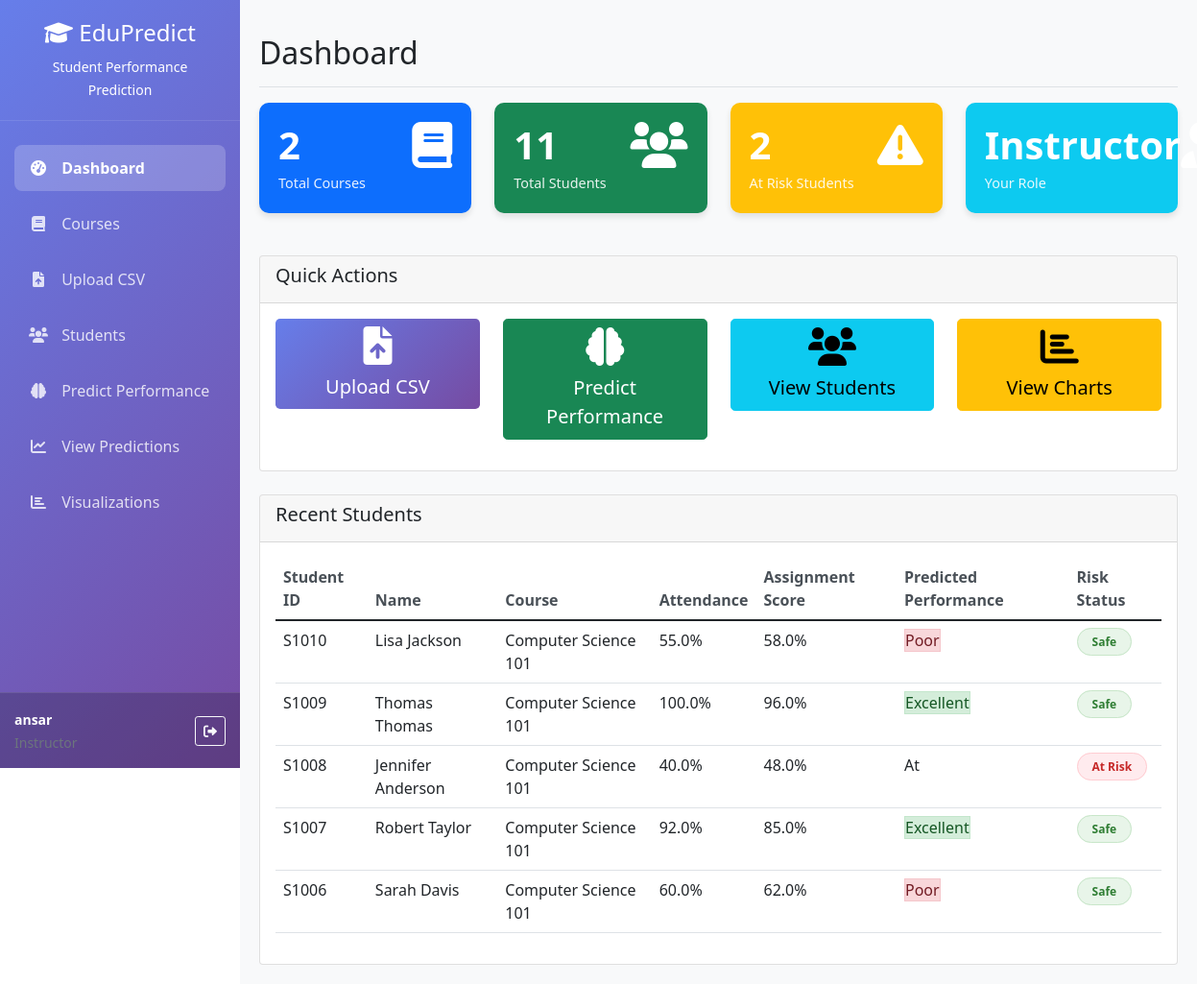
The app's page / (signed in) with its own data.
### performance_app/models.py (models this page shows, shortened)
class UserProfile(models.Model):
    ROLE_CHOICES = [
        ('admin', 'Administrator'),
        ('instructor', 'Instructor'),
        ('student', 'Student'),
    ]
    user = models.OneToOneField(User, on_delete=models.CASCADE)
    role = models.CharField(max_length=20, choices=ROLE_CHOICES, default='instructor')
    institution = models.CharField(max_length=100, blank=True)
    phone = models.CharField(max_length=15, blank=True)
    created_at = models.DateTimeField(auto_now_add=True)
    updated_at = models.DateTimeField(auto_now=True)

class Student(models.Model):
    PERFORMANCE_CHOICES = [
        ('excellent', 'Excellent (A)'),
        ('good', 'Good (B)'),
        ('average', 'Average (C)'),
        ('poor', 'Poor (D)'),
        ('at_risk', 'At Risk (F)'),
    ]
    student_id = models.CharField(max_length=20, unique=True)
    first_name = models.CharField(max_length=100)
    last_name = models.CharField(max_length=100)
    email = models.EmailField()
    course = models.ForeignKey(Course, on_delete=models.CASCADE, related_name='students')
    attendance = models.FloatField(default=100.0)  # percentage
    assignment_score = models.FloatField(default=0.0)
    quiz_score = models.FloatField(default=0.0)
    time_spent = models.FloatField(default=0.0)  # hours
    forum_posts = models.IntegerField(default=0)
    resources_viewed = models.IntegerField(default=0)
    predicted_performance = models.CharField(max_length=20, choices=PERFORMANCE_CHOICES, blank=True)
    actual_performance = models.CharField(max_length=20, choices=PERFORMANCE_CHOICES, blank=True)
    is_at_risk = models.BooleanField(default=False)
    notes = models.TextField(blank=True)
    created_at = models.DateTimeField(auto_now_add=True)
    updated_at = models.DateTimeField(auto_now=True)

class Course(models.Model):
    course_id = models.CharField(max_length=20, unique=True)
    course_name = models.CharField(max_length=200)
    instructor = models.ForeignKey(User, on_delete=models.CASCADE, related_name='courses')
    description = models.TextField(blank=True)
    start_date = models.DateField()
    end_date = models.DateField()
    created_at = models.DateTimeField(auto_now_add=True)
    class Meta:
        ordering = ['-created_at']

### performance_app/views.py (the view)
# urls.py: path('', views.dashboard, name='dashboard'),
@login_required
def dashboard(request):
    try:
        user_profile = UserProfile.objects.get(user=request.user)
    except UserProfile.DoesNotExist:
        user_profile = UserProfile.objects.create(
            user=request.user,
            role='instructor',  # Default role
            institution='',
            phone=''
        )
        messages.info(request, 'Profile created with default settings.')
    if user_profile.role == 'instructor':
        courses = Course.objects.filter(instructor=request.user)
        total_students = Student.objects.filter(course__in=courses).count()
        at_risk_students = Student.objects.filter(
            course__in=courses,
            is_at_risk=True
        ).count()
        recent_students = Student.objects.filter(
            course__in=courses
        ).order_by('-created_at')[:5]
    else:
        courses = Course.objects.all()
        total_students = Student.objects.all().count()
        at_risk_students = Student.objects.filter(is_at_risk=True).count()
        recent_students = Student.objects.all().order_by('-created_at')[:5]
    context = {
        'user_profile': user_profile,
        'total_courses': courses.count(),
        'total_students': total_students,
        'at_risk_students': at_risk_students,
        'recent_students': recent_students,
        'courses': courses,
    }
    return render(request, 'performance_app/dashboard.html', context)

### performance_app/templates/performance_app/dashboard.html (shortened to what this page needs)
{% extends 'performance_app/base.html' %}
{% block header %}Dashboard{% endblock %}
{% block content %}
<div class="row">
    <div class="col-md-3">
        <div class="stat-card bg-primary text-white">
            <div class="d-flex justify-content-between">
                <div>
                    <h3>{{ total_courses }}</h3>
                    <p>Total Courses</p>
                </div>
                <i class="fas fa-book fa-3x"></i>
            </div>
        </div>
    </div>
    <div class="col-md-3">
        <div class="stat-card bg-success text-white">
            <div class="d-flex justify-content-between">
                <div>
                    <h3>{{ total_students }}</h3>
                    <p>Total Students</p>
                </div>
                <i class="fas fa-users fa-3x"></i>
            </div>
        </div>
    </div>
    <div class="col-md-3">
        <div class="stat-card bg-warning text-white">
            <div class="d-flex justify-content-between">
                <div>
                    <h3>{{ at_risk_students }}</h3>
                    <p>At Risk Students</p>
                </div>
                <i class="fas fa-exclamation-triangle fa-3x"></i>
            </div>
        </div>
    </div>
    <div class="col-md-3">
        <div class="stat-card bg-info text-white">
            <div class="d-flex justify-content-between">
                <div>
                    <h3>{{ user_profile.role|title }}</h3>
                    <p>Your Role</p>
                </div>
                <i class="fas fa-user-tie fa-3x"></i>
            </div>
        </div>
    </div>
</div>
<div class="row mt-4">
    <div class="col-12">
        <div class="card">
            <div class="card-header">
                <h5>Quick Actions</h5>
            </div>
            <div class="card-body">
                <div class="row text-center">
                    <div class="col-md-3 mb-3">
                        <a href="{% url 'upload_csv' %}" class="btn btn-primary btn-lg w-100">
                            <i class="fas fa-file-upload fa-2x mb-2"></i><br>
                            Upload CSV
                        </a>
                    </div>
                    <div class="col-md-3 mb-3">
                        <a href="{% url 'predict_performance' %}" class="btn btn-success btn-lg w-100">
                            <i class="fas fa-brain fa-2x mb-2"></i><br>
                            Predict Performance
                        </a>
                    </div>
                    <div class="col-md-3 mb-3">
                        <a href="{% url 'students_list' %}" class="btn btn-info btn-lg w-100">
                            <i class="fas fa-users fa-2x mb-2"></i><br>
                            View Students
                        </a>
                    </div>
                    <div class="col-md-3 mb-3">
                        <a href="{% url 'visualize_data' %}" class="btn btn-warning btn-lg w-100">
                            <i class="fas fa-chart-bar fa-2x mb-2"></i><br>
                            View Charts
                        </a>
                    </div>
                </div>
            </div>
        </div>
    </div>
</div>
<div class="row mt-4">
    <div class="col-12">
        <div class="card">
            <div class="card-header">
                <h5>Recent Students</h5>
            </div>
            <div class="card-body">
                <div class="table-responsive">
                    <table class="table table-hover">
                        <thead>
                            <tr>
                                <th>Student ID</th>
                                <th>Name</th>
                                <th>Course</th>
                                <th>Attendance</th>
                                <th>Assignment Score</th>
                                <th>Predicted Performance</th>
                                <th>Risk Status</th>
                            </tr>
                        </thead>
                        <tbody>
                            {% for student in recent_students %}
                            <tr>
                                <td>{{ student.student_id }}</td>
                                <td>{{ student.first_name }} {{ student.last_name }}</td>
                                <td>{{ student.course.course_name }}</td>
                                <td>{{ student.attendance }}%</td>
                                <td>{{ student.assignment_score }}%</td>
                                <td>
                                    {% if student.predicted_performance %}
                                        <span class="performance-{{ student.predicted_performance }}">
                                            {{ student.predicted_performance|title }}
                                        </span>
                                    {% else %}
                                        <span class="text-muted">Not Predicted</span>
                                    {% endif %}
                                </td>
                                <td>
                                    {% if student.is_at_risk %}
                                        <span class="risk-badge risk-yes">At Risk</span>
                                    {% else %}
                                        <span class="risk-badge risk-no">Safe</span>
                                    {% endif %}
                                </td>
                            </tr>
                            {% empty %}
                            <tr>
                                <td colspan="7" class="text-center">No students found.</td>
                            </tr>
                            {% endfor %}
                        </tbody>
                    </table>
                </div>
            </div>
        </div>
    </div>
</div>
{% endblock %}

### performance_app/templates/performance_app/base.html (shortened to what this page needs)
<!DOCTYPE html>
<html lang="en">
<head>
    <link href="https://cdn.jsdelivr.net/npm/bootstrap@5.1.3/dist/css/bootstrap.min.css" rel="stylesheet">
    <link rel="stylesheet" href="https://cdnjs.cloudflare.com/ajax/libs/font-awesome/6.0.0/css/all.min.css">
</head>
<body>
    {% if user.is_authenticated %}
    <nav class="sidebar">
        <div class="sidebar-inner">
            <div class="sidebar-header">
                <h4><i class="fas fa-graduation-cap"></i> EduPredict</h4>
                <small>Student Performance Prediction</small>
            </div>
            <div class="sidebar-nav">
                <ul class="nav flex-column">
                    <li class="nav-item">
                        <a class="nav-link {% if request.resolver_match.url_name == 'dashboard' %}active{% endif %}"
                           href="{% url 'dashboard' %}">
                            <i class="fas fa-tachometer-alt"></i> Dashboard
                        </a>
                    </li>
                    <li class="nav-item">
                        <a class="nav-link {% if request.resolver_match.url_name in 'courses_list,add_course' %}active{% endif %}"
                           href="{% url 'courses_list' %}">
                            <i class="fas fa-book"></i> Courses
                        </a>
                    </li>
                    <li class="nav-item">
                        <a class="nav-link {% if request.resolver_match.url_name == 'upload_csv' %}active{% endif %}"
                           href="{% url 'upload_csv' %}">
                            <i class="fas fa-file-upload"></i> Upload CSV
                        </a>
                    </li>
                    <li class="nav-item">
                        <a class="nav-link {% if request.resolver_match.url_name in 'students_list,add_student,student_detail' %}active{% endif %}"
                           href="{% url 'students_list' %}">
                            <i class="fas fa-users"></i> Students
                        </a>
                    </li>
                    <li class="nav-item">
                        <a class="nav-link {% if request.resolver_match.url_name == 'predict_performance' %}active{% endif %}"
                           href="{% url 'predict_performance' %}">
                            <i class="fas fa-brain"></i> Predict Performance
                        </a>
                    </li>
                    <li class="nav-item">
                        <a class="nav-link {% if request.resolver_match.url_name == 'predictions_view' %}active{% endif %}"
                           href="{% url 'predictions_view' %}">
                            <i class="fas fa-chart-line"></i> View Predictions
                        </a>
                    </li>
                    <li class="nav-item">
                        <a class="nav-link {% if request.resolver_match.url_name == 'visualize_data' %}active{% endif %}"
                           href="{% url 'visualize_data' %}">
                            <i class="fas fa-chart-bar"></i> Visualizations
                        </a>
                    </li>
                </ul>
            </div>
            <div class="sidebar-footer">
                <div class="d-flex align-items-center justify-content-between">
                    <div>
                        <small><strong>{{ user.username }}</strong></small><br>
                        <small class="text-muted">
                            {% if user_profile %}
                                {{ user_profile.role|title }}
                            {% else %}
                                User
                            {% endif %}
                        </small>
                    </div>
                    <a href="{% url 'logout' %}" class="btn btn-sm btn-outline-light" title="Logout">
                        <i class="fas fa-sign-out-alt"></i>
                    </a>
                </div>
            </div>
        </div>
    </nav>
    <main class="main-content">
        <div class="d-flex justify-content-between flex-wrap flex-md-nowrap align-items-center pt-3 pb-2 mb-3 border-bottom">
            <h1 class="h2">{% block header %}{% endblock %}</h1>
        </div>
        {% block content %}{% endblock %}
    </main>
    {% else %}
        {% block auth_content %}{% endblock %}
    {% endif %}
</body>
</html>

### performance_app/templates/performance_app/base.html (style rules this page uses)
.sidebar { position: fixed; top: 0; left: 0; width: 250px; height: 100vh; background: linear-gradient(135deg, #667eea 0%, #764ba2 100%); color: white; overflow-y: auto; z-index: 1000; padding: 0; }
.sidebar-inner { display: flex; flex-direction: column; height: 100vh; padding: 0; }
.main-content { margin-left: 250px; padding: 20px; min-height: 100vh; background-color: #f8f9fa; }
.sidebar-header { padding: 20px; text-align: center; border-bottom: 1px solid rgba(255, 255, 255, 0.1); }
.sidebar-nav { flex: 1; padding: 20px 15px; }
.sidebar-footer { padding: 15px; background: rgba(0, 0, 0, 0.2); border-top: 1px solid rgba(255, 255, 255, 0.1); margin-top: auto; }
.sidebar .nav-link { color: rgba(255, 255, 255, 0.8); padding: 12px 15px; margin: 5px 0; border-radius: 8px; transition: all 0.3s ease; }
.sidebar .nav-link.active { color: white; background: rgba(255, 255, 255, 0.2); font-weight: 600; }
.sidebar .nav-link i { width: 20px; text-align: center; margin-right: 10px; }
.stat-card { border-radius: 10px; padding: 20px; margin-bottom: 20px; box-shadow: 0 4px 6px rgba(0, 0, 0, 0.1); transition: all 0.3s ease; border: none; }
.stat-card h3 { font-size: 2.5rem; font-weight: bold; margin-bottom: 5px; }
.stat-card p { font-size: 0.9rem; opacity: 0.9; margin-bottom: 0; }
.performance-excellent { background-color: #d4edda; color: #155724; border: 1px solid #c3e6cb; }
.performance-poor { background-color: #f8d7da; color: #721c24; border: 1px solid #f5c6cb; }
.risk-badge { padding: 5px 15px; border-radius: 20px; font-size: 12px; font-weight: bold; }
.risk-yes { background-color: #ffebee; color: #c62828; border: 1px solid #ffcdd2; }
.risk-no { background-color: #e8f5e9; color: #2e7d32; border: 1px solid #c8e6c9; }
.table th { border-top: none; font-weight: 600; color: #495057; }
.btn-primary { background: linear-gradient(135deg, #667eea 0%, #764ba2 100%); border: none; transition: all 0.3s ease; }

### records on screen
UserProfile: role "Instructor"
Student: student_id "S1010", first_name "Lisa", last_name "Jackson", course.course_name "Computer Science 101", attendance "55.0", assignment_score "58.0", predicted_performance "Poor", is_at_risk "Safe"
Student: student_id "S1009", first_name "Thomas", last_name "Thomas", course.course_name "Computer Science 101", attendance "100.0", assignment_score "96.0", predicted_performance "Excellent", is_at_risk "Safe"
Student: student_id "S1008", first_name "Jennifer", last_name "Anderson", course.course_name "Computer Science 101", attendance "40.0", assignment_score "48.0", predicted_performance "At", is_at_risk "At Risk"
Student: student_id "S1007", first_name "Robert", last_name "Taylor", course.course_name "Computer Science 101", attendance "92.0", assignment_score "85.0", predicted_performance "Excellent", is_at_risk "Safe"
Student: student_id "S1006", first_name "Sarah", last_name "Davis", course.course_name "Computer Science 101", attendance "60.0", assignment_score "62.0", predicted_performance "Poor", is_at_risk "Safe"

### other values on screen
{{ user.username }} "ansar"
{{ total_courses }} "2"
{{ total_students }} "11"
{{ at_risk_students }} "2"
